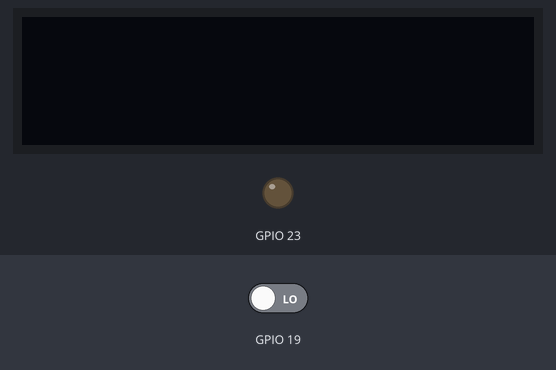
Simulated run of this program. Board: ESP32 board running MicroPython. On the bench: 128×32 one-colour display, output pins drawn as LEDs (lit = HIGH). Inputs (shaded band) come from the test bench; at power-on: GPIO 19 LOW. WiFi joins after 1.5 s; no MQTT or app messages arrive unless stated; values from a settings file that is not in the repository are placeholders; the clock reads 2024-03-15 10:24:30 at power-on unless the program sets it; library files of the repository ran but are not shown: ssd1306.py; what the program prints to the serial console is not drawn.

Above: at 1.2 s.
1.3 s: GPIO 19 driven HIGH
At 3.3 s:
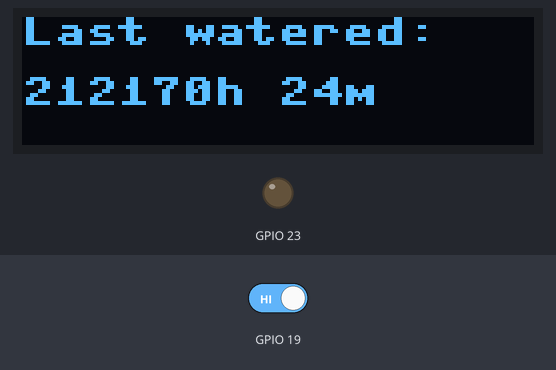
At 11.7 s:
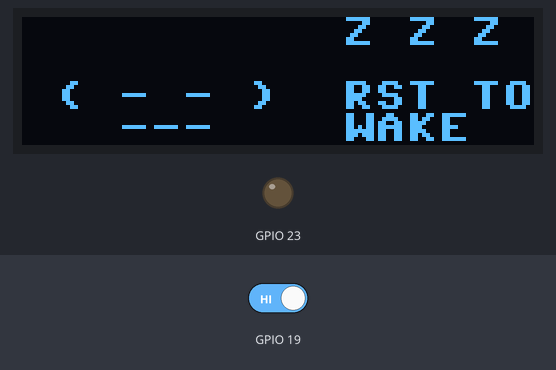
Timing chart, 0 to 13.2 s (numbered marks = the images above; inputs shaded):
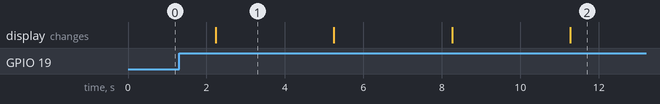

Measured:
- after the input at 1.3 s, GPIO 23: stays LOW (without the input it goes to HIGH after 0.92 s)
- what the display in image 1 shows lasts 3.0 s, from 2.2 s to 5.2 s

The program:

main.py
```python
# ================================
# Importok – MicroPython modulok
# ================================
import machine
from machine import Pin, ADC, I2C, RTC
import time
import ssd1306
import config
import network
from umqtt.simple import MQTTClient as mqtt
import json
import math

# -------------------------------
# Titkos adatok (WiFi, MQTT)
# -------------------------------
# A secrets.py fájl nem kerül fel GitHubra,
# ebben vannak a jelszavak és érzékeny adatok
try:
    import secrets
except ImportError:
    secrets = None

# ================================
# WiFi csatlakozás
# ================================
def connect_wifi():
    if not secrets:
        print("No WiFi secrets found")
        return False

    # WiFi újraindítása stabilabb csatlakozásért
    wlan = network.WLAN(network.STA_IF)
    wlan.active(False)
    time.sleep(0.1)
    wlan.active(True)
    if not wlan.isconnected():
        print("Connecting to WiFi...")
        wlan.connect(secrets.WIFI_SSID, secrets.WIFI_PASSWORD)

        # Maximum ~20 másodperc várakozás
        for _ in range(20):
            status = wlan.status()
            if wlan.isconnected():
                print("WiFi connected:", wlan.ifconfig())
                return True

            # Hibakezelés
            if status == network.STAT_WRONG_PASSWORD:
                print("Hiba: Rossz jelszó!")
                return False
            elif status == network.STAT_NO_AP_FOUND:
                print("Hiba: A WiFi hálózat nem található!")
                return False

            time.sleep(1)

    return wlan.isconnected()

# ================================
# MQTT csatlakozás (HiveMQ Cloud)
# ================================
def connect_mqtt():
    if not secrets:
        print("No secrets.py found, cannot connect")
        return None

    #client.username_pw_set(secrets.MQTT_USERNAME, secrets.MQTT_PASSWORD)
    client = mqtt(
        client_id=config.MQTT_CLIENT_ID,
        user=secrets.MQTT_USERNAME,
        password=secrets.MQTT_PASSWORD,
        server=config.MQTT_BROKER,
        port=config.MQTT_PORT,
        ssl=config.MQTT_USE_TLS,
        ssl_params={'server_hostname': config.MQTT_BROKER}
        )
    client.connect()
    print("Connected to HiveMQ broker")
    return client

def mqtt_publish_status(mqtt, payload: dict):
    mqtt.publish(
        f"{config.MQTT_TOPIC_BASE}/status",
        json.dumps(payload)
    )

# ================================
# Hardver inicializálás
# ================================

# Relé – vízpumpa vezérlése
relay_pin: Pin = Pin(config.PUMP_RELAY_PIN, Pin.OUT, value=0)

# Fényérzékelő (LDR)
ldr_pin: Pin = Pin(config.LDR_PIN, Pin.IN)

# Talajnedvesség szenzor (ADC)
csms_pin: ADC = ADC(config.CSMS_PIN)

# RTC – memória használata az utolsó öntözés idejének tárolására
rtc: RTC = RTC()


# ================================
# OLED kijelző inicializálása
# ================================
try:
    i2c: I2C = I2C(scl=Pin(config.OLED_SCL_PIN), sda=Pin(config.OLED_SDA_PIN), freq=config.I2C_FREQ)
    oled: SSD1306_I2C = ssd1306.SSD1306_I2C(config.OLED_WIDTH, config.OLED_HEIGHT, i2c)
    oled.poweron()
    time.sleep_ms(config.OLED_RESET_WAIT_MS)
    print("Oled screen initialized.")
except Exception as e:
    print(f'Error during the initialization of the OLED screen: {e}')
    oled = None

# ================================
# RTC memória kezelése
# ================================
def load_last_watered_time() -> int:
    value: int = 0
    try:
        data: bytes = rtc.memory()
        if data:
            value = int.from_bytes(data, 'little')
            print("'load_last_watered_time' successfully read the RTC memory.")
    except Exception:
        pass
    print(f'load_last_watered_time() -> {value}')
    return value

def save_last_watered_time(timestamp: int) -> None:
    data: bytes = timestamp.to_bytes(config.RTC_TIMESTAMP_SIZE, 'little')
    rtc.memory(data)
    print(f'last_watered_time = {timestamp}. Saved to RTC memory.')

# ================================
# Segédfüggvények
# ================================
def get_moisture_percentage(value: int) -> float:
    return ((config.MOISTURE_AIR - value) / (config.MOISTURE_AIR - config.MOISTURE_WATER)) * 100

# ================================
# Fő programlogika
# ================================
def main_loop() -> None:
    current_time: int = time.time()

    # Utolsó öntözés óta eltelt idő
    last_watered_ts: int = load_last_watered_time()
    time_elapsed_s: int = current_time - last_watered_ts

    hours: int = time_elapsed_s // 3600
    minutes: int = (time_elapsed_s % 3600) // 60

    # Szenzorok olvasása
    moisture_value: float = get_moisture_percentage(csms_pin.read())
    light_condition: str = 'Bright' if ldr_pin.value() == 1 else 'Dark'

    # Öntözési döntés
    needs_watering: bool = True
    if moisture_value > config.MOISTURE_PERCENTAGE_TO_WATER_AT:
        print(f'needs_watering = False, because moisture_value > config.MOISTURE_PERCENTAGE_TO_WATER_AT ({moisture_value} > {config.MOISTURE_PERCENTAGE_TO_WATER_AT})')
        needs_watering = False
    elif time_elapsed_s < config.WATERING_WAIT_S:
        print(f'needs_watering = False, because time_elapsed_s < config.WATERING_WAIT_S ({time_elapsed_s} < {config.WATERING_WAIT_S})')
        needs_watering = False
    elif config.WATER_ONLY_IN_DARK and light_condition == 'Bright':
        print(f"needs_watering = False, because config.WATER_ONLY_IN_DARK = True and light_condition == 'Bright' ({config.WATER_ONLY_IN_DARK} and {light_condition})")
        needs_watering = False

    # Öntözés végrehajtása
    if needs_watering:
        if config.CONTINOUS_WATERING:
            relay_pin.value(1)
            print('Pump relay on. Watering...')
            time.sleep(config.PUMP_WATERING_S)
            relay_pin.value(0)
        else:
            watering_time_per_cycle_s: float = config.PUMP_WATERING_S / config.WATER_CYCLE_COUNT
            for i in range(config.WATER_CYCLE_COUNT):
                relay_pin.value(1)
                print('Pump relay on. Watering...')
                time.sleep(watering_time_per_cycle_s)
                relay_pin.value(0)
                if i < config.WATER_CYCLE_COUNT - 1:
                    print('Pump relay off. Waiting...')
                time.sleep(config.PUMP_PAUSE_S)

        print('Pump relay off. Watering complete.')
        save_last_watered_time(current_time)
        last_watered_ts = current_time
        time_elapsed = 0
        hours = 0
        minutes = 0

    # OLED kijelző frissítése
    if oled:
        print('Oled display found. Displaying relevant information.')
        for i in range(config.MSG_REPEAT):
            oled.fill(0)
            oled.text('Last watered:', 0, 0)
            oled.text(f'{hours}h {minutes}m', 0, 15)
            oled.show()
            time.sleep(config.OLED_DISPLAY_S)

            oled.fill(0)
            oled.text(f'Check period:', 0, 0)
            oled.text(f'{config.SLEEP_TIME_MS // 60000} minutes', 0, 15)
            oled.show()
            time.sleep(config.OLED_DISPLAY_S)

            oled.fill(0)
            status_msg = f'Light: {light_condition}'
            if needs_watering:
                status_msg = 'Just watered!'

            oled.text(f'{status_msg}', 0, 0)
            oled.text(f'Moisture: {moisture_value}', 0, 15)

            oled.show()
            time.sleep(config.OLED_DISPLAY_S)

        oled.fill(0)
        oled.text('Z Z Z', 80, 0)
        oled.text(' ( - - )', 0, 16)
        oled.text('   ---  ', 0, 24)
        oled.text('RST TO', 80, 16)
        oled.text('WAKE', 80, 24)
        oled.show()

    # MQTT adatküldés
    client = connect_mqtt()
    if not client:
            return

    for i in range(5):
        payload = {
            "moisture": math.ceil(moisture_value),
            "light": light_condition,
            "needs_watering": needs_watering,
            "timestamp": current_time
        }
        mqtt_publish_status(client, payload)
        time.sleep(5)

    client.disconnect()
    print("Payload sent")

    print(f'Going to sleep for {config.SLEEP_TIME_MS // 1000} seconds...')

    #machine.deepsleep(config.SLEEP_TIME_MS)

# ================================
# Program belépési pont
# ================================
if __name__ == '__main__':
    if connect_wifi():
        main_loop()
    else:
        print("Nem sikerült a WiFi csatlakozás, a program leáll.")
```

config.py
```python
# --- GPIO Pins ---
PUMP_RELAY_PIN: int = 23 # GPIO23
LDR_PIN: int = 19 # GPIO19
CSMS_PIN: int = 34 # GPIO34
OLED_SDA_PIN: int = 21 # GPIO21
OLED_SCL_PIN: int = 22 # GPIO22

# --- Timing Constants ---
OLED_RESET_WAIT_MS: int = 100 # 0.1 sec in ms - How much time the microcontroller should wait in the booting period for the oled to initialize.
OLED_DISPLAY_S: int = 3 # 3 sec - For how long the screen should display information.
WATERING_WAIT_S: int = 1 # 1 hour in sec - Minimum waiting time between wateing sessions of the plant !!!!!!!!!!!!!!!!
SLEEP_TIME_MS: float = 5 # 1 hour in ms - How much the microcontroller should wait between checks. !!!!!!!!!!!!
PUMP_WATERING_S: int = 1 # 5 sec - Total lenght of the watering period
PUMP_PAUSE_S: int = 5 # 5 sec - Lenght of the pauses between watering cycles in case CONTINOUS_WATERING = false

# --- Watering Settings ---
MOISTURE_AIR: int = 2451 # CSMS reference value in air.
MOISTURE_WATER: int = 863 # CSMS reference value in water.
MOISTURE_PERCENTAGE_TO_WATER_AT: float = 70.0 # At what point between the MOSITURE_AIR and MOISTURE_WATER should we start watering. Expressed in percentage.
CONTINOUS_WATERING: bool = True # True if we want to water the plant in multiple smaller water pulses. False otherwise.
WATER_ONLY_IN_DARK: bool = True # True if we only water when it's dark. False otherwise.
WATER_CYCLE_COUNT: int = 5 # If CONTINOUS_WATIRNG = True this number determines the number of watering cylces. The PUMP_WATERING_S will be divided by this number.

# --- Other Constants ---
I2C_FREQ: float = 400000 # Maximum frequency for SCL.
OLED_WIDTH: int = 128 # Width of the OLED screen.
OLED_HEIGHT: int = 32 # Height of the OLED screen.
RTC_TIMESTAMP_SIZE: int = 8 # How many bites the timestamp takes up in the RTC memory
MSG_REPEAT: int = 1 # How many times do we repeat the messages on the OLED screen.

# --- MQTT CONFIG (public) ---
MQTT_BROKER: str = "8fb34422df8e460fa89ea4ee5fbd28bf.s1.eu.hivemq.cloud"
MQTT_PORT: int = 8883
MQTT_CLIENT_ID: str = "esp32"
MQTT_TOPIC_BASE: str = "plant/device01"


# TLS settings
MQTT_USE_TLS: bool = True
```
